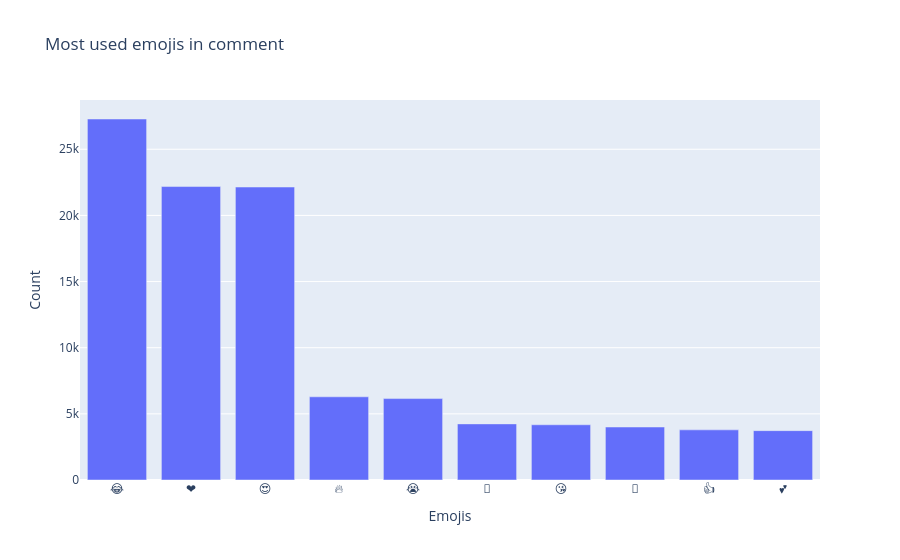

Here is the notebook cell this chart was saved with:
### Code cell
# bar plot to visualize the count per emoji
px.bar(x = emojis, y = count, title = 'Most used emojis in comment', 
       labels = {'x' : 'Emojis',
            'y': 'Count'})

### Figure 1 — Plotly figure (JSON) as saved in the notebook; plotly's stock layout.template omitted (floating-point values rounded to 4 significant figures)
{"data": [{"hovertemplate": "Emojis=%{x}<br>Count=%{y}<extra></extra>", "legendgroup": "", "marker": {"color": "#636efa", "pattern": {"shape": ""}}, "name": "", "orientation": "v", "showlegend": false, "textposition": "auto", "type": "bar", "x": ["😂", "❤", "😍", "🔥", "😭", "💖", "😘", "👏", "👍", "💕"], "xaxis": "x", "y": [27287, 22180, 22145, 6288, 6155, 4242, 4174, 4005, 3789, 3731], "yaxis": "y"}], "layout": {"barmode": "relative", "legend": {"tracegroupgap": 0}, "title": {"text": "Most used emojis in comment"}, "xaxis": {"anchor": "y", "domain": [0, 1], "title": {"text": "Emojis"}}, "yaxis": {"anchor": "x", "domain": [0, 1], "title": {"text": "Count"}}}}
